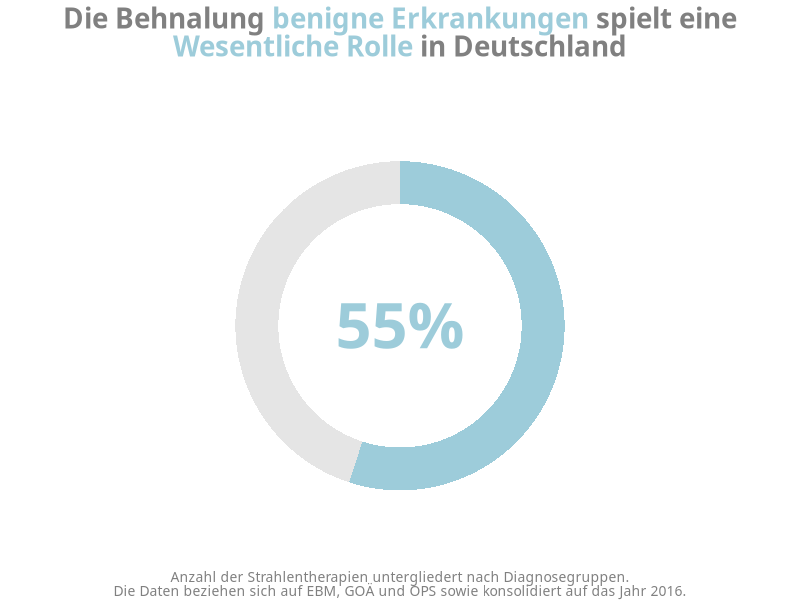
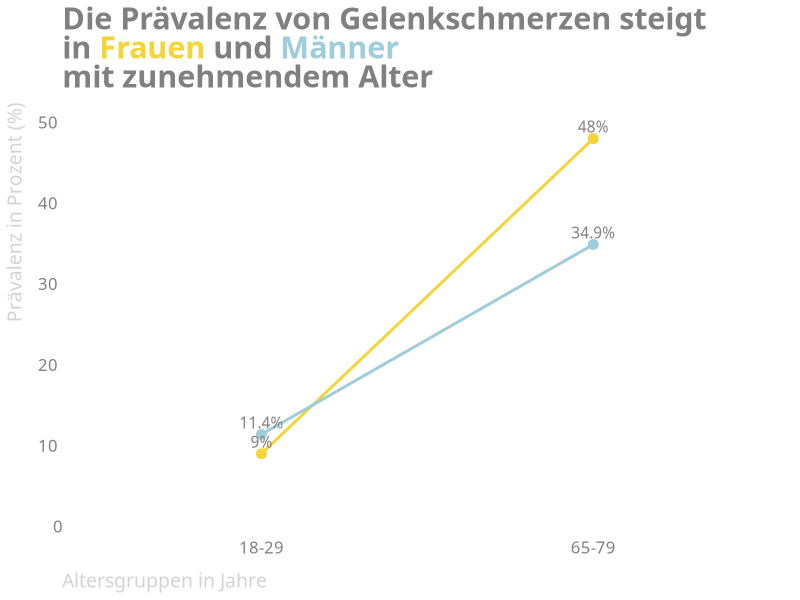

Recreate these plots in R, in order.
## ---- chunk 1
#| label: fig-plot-PropGutartig
#| echo: false
#| out-width: 70% 
#| fig-cap: "Anteil benigne Erkrankungen"


library(ggplot2)
library(dplyr)
library(tidyr)
library(scales)
library(ggtext)

ProzBenigne <- 0.55

# Wrangle data to get a data frame in the format we need it in to make our donut chart
ProportionBenigne <- tibble(x = 1, y = ProzBenigne) %>% 
  mutate(y_negative = 1 - y) %>% 
  pivot_longer(cols = -x) 


highlight_color <- "#9dccda"


font_family <- "Ubuntu"

# Create a nicely formatted big number to go in the donut hole
big_number_text_label <- percent(ProzBenigne, accuracy = 1)


# Create our plot
ggplot(data = ProportionBenigne,
       aes(x = x,
           y = value,
           fill = name)) +
  
  # Add a bar, but don't add the legend
  geom_col(show.legend = FALSE) +
  
  # A pie/donut chart is a bar chart with polar coordinates
  # Add polar coordinates and set the direction to -1 
  # so the filled in part starts at the top and goes clockwise
  coord_polar(theta = "y",
              direction = -1) +
  
  
  # Set the limits, which is important for adding the hole
  xlim(c(-2, 2)) +
  
  # Set a color scale with the highlighted section in whatever color
  # is chosen with the highlight_color argument and the rest in a light gray
  scale_fill_manual(values = c(highlight_color ,  "grey90")) +
  
  # Set theme_void() to remove grid lines and everything else from the plot
  theme_void() +
  
  # Add the big number in the center of the hole
  annotate(geom = "text",
           label = big_number_text_label,
           family = font_family,
           fontface = "bold",
           color = highlight_color,
           size = 16,
           x = -2,
           y = 0)+ 

labs(
        title = "<p>Die Behnalung <span style='color:#9dccda'>benigne Erkrankungen</span> spielt eine<br><span style='color:#9dccda'> Wesentliche Rolle</span> in Deutschland</p>",
        subtitle = "",
        caption = "Anzahl der Strahlentherapien untergliedert nach Diagnosegruppen.<br>Die Daten beziehen sich auf EBM, GOÄ und OPS sowie konsolidiert auf das Jahr 2016."
  )+
theme(
      plot.title =  element_markdown(
          
                                    hjust=0.5,
                                    family = "Ubuntu",
                                    size = 20,
                                    color = "#808080",
                                    face = "bold",
                                    ),
      #plot.title.position = "plot",
     plot.caption = element_markdown(
                                      family = "Ubuntu",
                                      hjust=0.5,
                                      #vjust=3,
                                      size = 10,
                                      color = "#808080"
                                    ),
      )


## ---- chunk 2
#| label: fig-plot-InzidenzSchmerzen
#| echo: false
#| out-width: 70% 
#| fig-cap: ""
  
# Benötigte Bibliothek laden
library(ggplot2)

# Daten erstellen
data <- data.frame(
  Geschlecht = rep(c("Frauen", "Männer"), each = 2),
  Altersgruppe = rep(c("18-29", "65-79"), 2),
  Praevalenz = c(9.0, 48.0, 11.4, 34.9)
)

# Steigungsdiagramm erstellen
ggplot(data, aes(x = Altersgruppe, y = Praevalenz, group = Geschlecht, color = Geschlecht)) +
  geom_line(size = 1) +
  geom_point(size = 3) +
  geom_text(aes(label = paste0(Praevalenz, "%")), 
            vjust = -0.5,
            family = "Ubuntu",
            color = "#808080",) +
  scale_color_manual(values = c("Frauen" = "#f5d438", "Männer" = "#9dccda")) +
  labs(title = "<p>Die Prävalenz von Gelenkschmerzen steigt <br>in <span style='color:#f5d438'>Frauen</span> und <span style='color:#9dccda'>Männer</span> <br>mit zunehmendem Alter</p>",
       x = "Altersgruppen in Jahre",
       y = "Prävalenz in Prozent (%)") +
  theme_minimal() +
  theme(
      text = element_text(
                        family = "Ubuntu", 
                        color = "#D3D3D3",
                        size = 14
                        ),
    axis.text = element_text(
                            color = "#808080",
                            size = 12
                            ),
    axis.text.y = element_text(hjust = 1.5),
    axis.text.x = element_text(vjust = 4),
    axis.title.y = element_text(hjust = 1),
    axis.title.x = element_text(hjust = -0.0005),
      plot.title =  element_markdown(
                                   # hjust=0.5,
                                    family = "Ubuntu",
                                    size = 22,
                                    color = "#808080",
                                    face = "bold",
                                    ),
      #plot.title.position = "plot",
     plot.caption = element_markdown(
                                      family = "Ubuntu",
                                      hjust=0.5,
                                      #vjust=3,
                                      size = 12,
                                      color = "#808080",
                                    ),
      panel.grid.major = element_blank(),
      panel.grid.minor = element_blank(),
      legend.position="none"
      ) +
  ylim(0,50)



